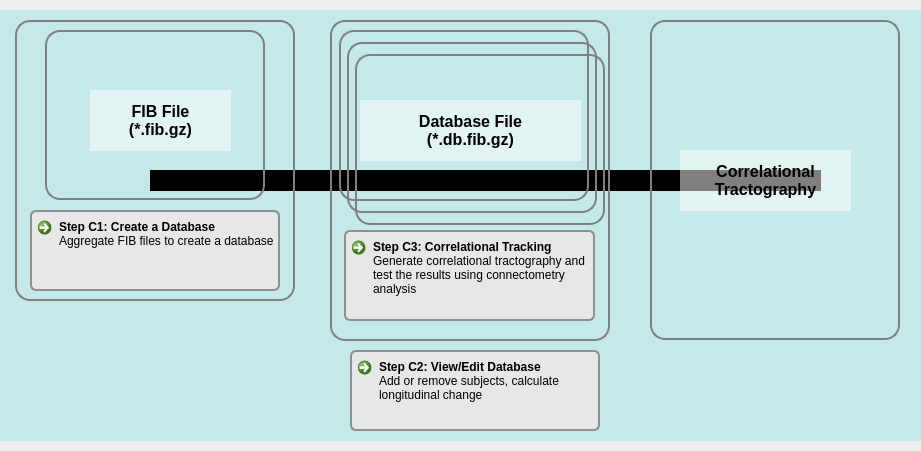
          <widget class="QWidget" name="widget_2" native="true">
           <property name="geometry">
            <rect>
             <x>10</x>
             <y>1140</y>
             <width>921</width>
             <height>451</height>
            </rect>
           </property>
           <property name="styleSheet">
            <string notr="true"/>
           </property>
           <widget class="QLabel" name="label_19">
            <property name="geometry">
             <rect>
              <x>650</x>
              <y>20</y>
              <width>250</width>
              <height>320</height>
             </rect>
            </property>
            <property name="styleSheet">
             <string notr="true">QLabel {border: 2px solid gray;border-radius: 15px;padding: 5px;}</string>
            </property>
            <property name="text">
             <string/>
            </property>
            <property name="pixmap">
             <pixmap resource="icons.qrc">:/icons/icons/tractogram.png</pixmap>
            </property>
           </widget>
           <widget class="QLabel" name="label_25">
            <property name="geometry">
             <rect>
              <x>355</x>
              <y>54</y>
              <width>250</width>
              <height>171</height>
             </rect>
            </property>
            <property name="styleSheet">
             <string notr="true">QLabel {border: 2px solid gray;border-radius: 15px;padding: 5px;}</string>
            </property>
            <property name="text">
             <string/>
            </property>
            <property name="pixmap">
             <pixmap resource="icons.qrc">:/icons/icons/fib.png</pixmap>
            </property>
           </widget>
           <widget class="QCommandLinkButton" name="group_connectometry">
            <property name="geometry">
             <rect>
              <x>344</x>
              <y>230</y>
              <width>251</width>
              <height>91</height>
             </rect>
            </property>
            <property name="styleSheet">
             <string notr="true">QCommandLinkButton {border: 2px solid #8f8f91;border-radius: 6px;background-color: #e7e7e7;padding: 10px;} QCommandLinkButton:hover {background-color: #d0d0d0;} QCommandLinkButton:pressed {background-color: #bfbfbf;border-style: inset;}</string>
            </property>
            <property name="text">
             <string>Step C3: Correlational Tracking</string>
            </property>
            <property name="icon">
             <iconset resource="icons.qrc">
              <normaloff>:/icons/icons/open.xpm</normaloff>:/icons/icons/open.xpm</iconset>
            </property>
            <property name="description">
             <string>Generate correlational tractography and test the results using connectometry analysis</string>
            </property>
           </widget>
           <widget class="QCommandLinkButton" name="vbc">
            <property name="geometry">
             <rect>
              <x>30</x>
              <y>210</y>
              <width>250</width>
              <height>81</height>
             </rect>
            </property>
            <property name="styleSheet">
             <string notr="true">QCommandLinkButton {border: 2px solid #8f8f91;border-radius: 6px;background-color: #e7e7e7;padding: 10px;} QCommandLinkButton:hover {background-color: #d0d0d0;} QCommandLinkButton:pressed {background-color: #bfbfbf;border-style: inset;}</string>
            </property>
            <property name="text">
             <string>Step C1: Create a Database</string>
            </property>
            <property name="icon">
             <iconset resource="icons.qrc">
              <normaloff>:/icons/icons/open.xpm</normaloff>:/icons/icons/open.xpm</iconset>
            </property>
            <property name="description">
             <string>Aggregate FIB files to create a database</string>
            </property>
           </widget>
           <widget class="QLabel" name="label_62">
            <property name="geometry">
             <rect>
              <x>330</x>
              <y>20</y>
              <width>280</width>
              <height>321</height>
             </rect>
            </property>
            <property name="styleSheet">
             <string notr="true">QLabel {border: 2px solid gray;border-radius: 15px;padding: 5px;}</string>
            </property>
            <property name="text">
             <string/>
            </property>
           </widget>
           <widget class="QLabel" name="label_23">
            <property name="geometry">
             <rect>
              <x>360</x>
              <y>100</y>
              <width>221</width>
              <height>61</height>
             </rect>
            </property>
            <property name="font">
             <font>
              <pointsize>12</pointsize>
              <bold>true</bold>
             </font>
            </property>
            <property name="styleSheet">
             <string notr="true">QLabel { border: 0px; background-color: rgba(255, 255, 255, 127); }</string>
            </property>
            <property name="text">
             <string>Database File
(*.db.fib.gz)</string>
            </property>
            <property name="alignment">
             <set>Qt::AlignCenter</set>
            </property>
            <property name="wordWrap">
             <bool>true</bool>
            </property>
           </widget>
           <widget class="QLabel" name="label_22">
            <property name="geometry">
             <rect>
              <x>45</x>
              <y>30</y>
              <width>220</width>
              <height>170</height>
             </rect>
            </property>
            <property name="styleSheet">
             <string notr="true">QLabel {border: 2px solid gray;border-radius: 15px;padding: 5px;}</string>
            </property>
            <property name="text">
             <string/>
            </property>
            <property name="pixmap">
             <pixmap resource="icons.qrc">:/icons/icons/fib.png</pixmap>
            </property>
            <property name="alignment">
             <set>Qt::AlignLeading|Qt::AlignLeft|Qt::AlignVCenter</set>
            </property>
           </widget>
           <widget class="QLabel" name="label_21">
            <property name="geometry">
             <rect>
              <x>339</x>
              <y>30</y>
              <width>250</width>
              <height>171</height>
             </rect>
            </property>
            <property name="styleSheet">
             <string notr="true">QLabel {border: 2px solid gray;border-radius: 15px;padding: 5px;}</string>
            </property>
            <property name="text">
             <string/>
            </property>
            <property name="pixmap">
             <pixmap resource="icons.qrc">:/icons/icons/fib.png</pixmap>
            </property>
           </widget>
           <widget class="QLabel" name="label_20">
            <property name="geometry">
             <rect>
              <x>90</x>
              <y>90</y>
              <width>141</width>
              <height>61</height>
             </rect>
            </property>
            <property name="font">
             <font>
              <pointsize>12</pointsize>
              <bold>true</bold>
             </font>
            </property>
            <property name="styleSheet">
             <string notr="true">QLabel { border: 0px; background-color: rgba(255, 255, 255, 127); }</string>
            </property>
            <property name="text">
             <string>FIB File
(*.fib.gz)</string>
            </property>
            <property name="alignment">
             <set>Qt::AlignCenter</set>
            </property>
            <property name="wordWrap">
             <bool>true</bool>
            </property>
           </widget>
           <widget class="QLabel" name="label_30">
            <property name="geometry">
             <rect>
              <x>680</x>
              <y>150</y>
              <width>171</width>
              <height>61</height>
             </rect>
            </property>
            <property name="font">
             <font>
              <pointsize>12</pointsize>
              <bold>true</bold>
             </font>
            </property>
            <property name="styleSheet">
             <string notr="true">QLabel { border: 0px; background-color: rgba(255, 255, 255, 127); }</string>
            </property>
            <property name="text">
             <string>Correlational
Tractography</string>
            </property>
            <property name="alignment">
             <set>Qt::AlignCenter</set>
            </property>
            <property name="wordWrap">
             <bool>true</bool>
            </property>
           </widget>
           <widget class="QLabel" name="label_61">
            <property name="geometry">
             <rect>
              <x>15</x>
              <y>20</y>
              <width>280</width>
              <height>281</height>
             </rect>
            </property>
            <property name="styleSheet">
             <string notr="true">QLabel {border: 2px solid gray;border-radius: 15px;padding: 5px;}</string>
            </property>
            <property name="text">
             <string/>
            </property>
           </widget>
           <widget class="QLabel" name="label_24">
            <property name="geometry">
             <rect>
              <x>347</x>
              <y>42</y>
              <width>250</width>
              <height>171</height>
             </rect>
            </property>
            <property name="styleSheet">
             <string notr="true">QLabel {border: 2px solid gray;border-radius: 15px;padding: 5px;}</string>
            </property>
            <property name="text">
             <string/>
            </property>
            <property name="pixmap">
             <pixmap resource="icons.qrc">:/icons/icons/fib.png</pixmap>
            </property>
           </widget>
           <widget class="QCommandLinkButton" name="open_db">
            <property name="geometry">
             <rect>
              <x>350</x>
              <y>350</y>
              <width>250</width>
              <height>81</height>
             </rect>
            </property>
            <property name="styleSheet">
             <string notr="true">QCommandLinkButton {border: 2px solid #8f8f91;border-radius: 6px;background-color: #e7e7e7;padding: 10px;} QCommandLinkButton:hover {background-color: #d0d0d0;} QCommandLinkButton:pressed {background-color: #bfbfbf;border-style: inset;}</string>
            </property>
            <property name="text">
             <string>Step C2: View/Edit Database</string>
            </property>
            <property name="icon">
             <iconset resource="icons.qrc">
              <normaloff>:/icons/icons/open.xpm</normaloff>:/icons/icons/open.xpm</iconset>
            </property>
            <property name="description">
             <string>Add or remove subjects, calculate longitudinal change</string>
            </property>
           </widget>
           <widget class="Line" name="line_5">
            <property name="geometry">
             <rect>
              <x>150</x>
              <y>170</y>
              <width>671</width>
              <height>21</height>
             </rect>
            </property>
            <property name="styleSheet">
             <string notr="true">QWidget {border: 4px solid black;border-radius: 0px;padding: 0px;background-color: black}</string>
            </property>
            <property name="orientation">
             <enum>Qt::Horizontal</enum>
            </property>
           </widget>
           <widget class="QLabel" name="label_5">
            <property name="geometry">
             <rect>
              <x>0</x>
              <y>10</y>
              <width>921</width>
              <height>431</height>
             </rect>
            </property>
            <property name="styleSheet">
             <string notr="true">QLabel { border: 0px; background-color: rgba(155, 225, 225, 127); }</string>
            </property>
            <property name="text">
             <string/>
            </property>
           </widget>
           <zorder>label_5</zorder>
           <zorder>line_5</zorder>
           <zorder>label_61</zorder>
           <zorder>label_62</zorder>
           <zorder>label_19</zorder>
           <zorder>label_25</zorder>
           <zorder>group_connectometry</zorder>
           <zorder>vbc</zorder>
           <zorder>label_22</zorder>
           <zorder>label_21</zorder>
           <zorder>label_20</zorder>
           <zorder>label_30</zorder>
           <zorder>label_24</zorder>
           <zorder>open_db</zorder>
           <zorder>label_23</zorder>
          </widget>
